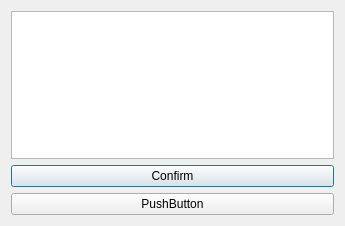
<?xml version="1.0" encoding="UTF-8"?>
<ui version="4.0">
 <class>QDialogInfo</class>
 <widget class="QDialog" name="QDialogInfo">
  <property name="geometry">
   <rect>
    <x>0</x>
    <y>0</y>
    <width>345</width>
    <height>226</height>
   </rect>
  </property>
  <property name="windowTitle">
   <string>Dialog</string>
  </property>
  <layout class="QVBoxLayout" name="verticalLayout">
   <item>
    <widget class="QTextEdit" name="textEdit"/>
   </item>
   <item>
    <widget class="QPushButton" name="pushButton">
     <property name="text">
      <string>Confirm</string>
     </property>
    </widget>
   </item>
   <item>
    <widget class="QPushButton" name="pushButton_2">
     <property name="text">
      <string>PushButton</string>
     </property>
    </widget>
   </item>
  </layout>
 </widget>
 <resources/>
 <connections/>
</ui>
